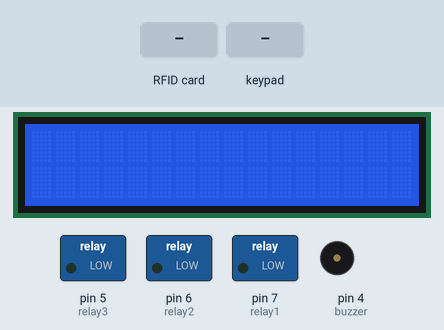
Recording of a sketch running on a simulated Arduino Uno, built with avr-gcc and run on an emulated ATmega328P. Parts: 16×2 character LCD, switched loads named in the sketch (green lamp = pin HIGH), buzzer (waves = sounding). Inputs (shaded band) come from the test bench. Pins used as bus, display or sensor lines are not drawn.

Above: at 1.3 s.
1.4 s: RFID card 89 5E 33 E8 held to the reader
At 2.2 s:
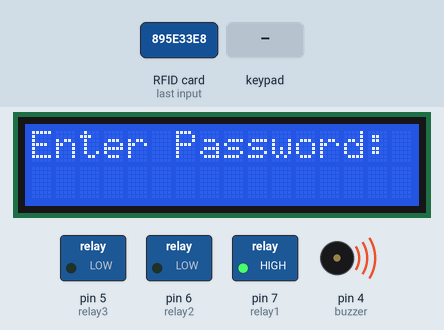
3.9 s: keypad keys 9 2 7 3 pressed 0.4 s apart
At 10.4 s:
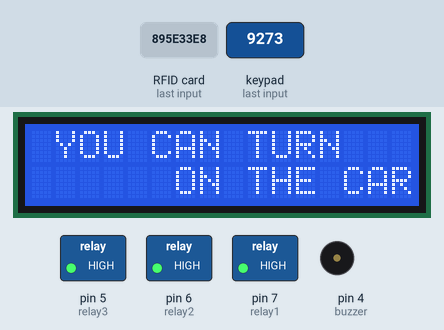
10.5 s: RFID card 5E 7A 19 C4 held to the reader
At 13.7 s:
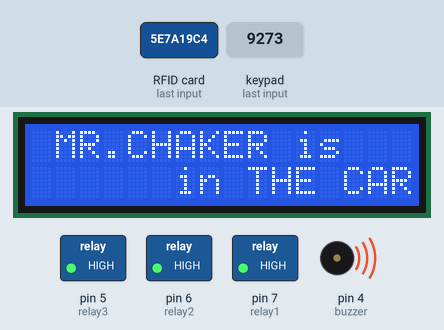
Timing chart, 0 to 15.4 s (numbered marks = the images above; inputs shaded):
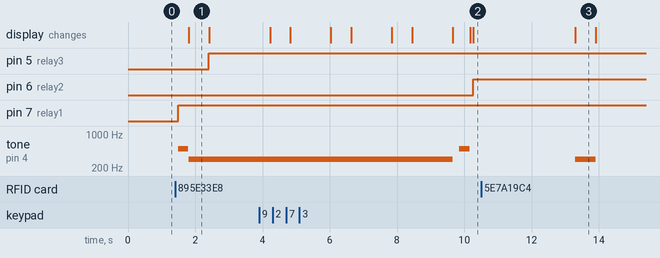

The sketch:

sketch_mar17a.ino
```cpp
//////////////INTRUDECTION////////////////////
//*-car theft protection system.            //
//*-writed by chaker necibi.                //
//*-using Arduino ide 1.8.13 .              //
//*-using:(keyped-+LiquidCrystal+-MFRC522.  //
//*-Tested on 15 feb 2022.                  //
//////////////////////////////////////////////
///// Include required libraries//////////
#include <MFRC522.h>                    //
#include <LiquidCrystal_I2C.h>          //
#include <Keypad.h>                     //
#include <SPI.h>                        //
//////////////////////////////////////////
// Create instances///////////////////////////////////////////////////////////////////////////////
LiquidCrystal_I2C lcd(0x27, 16, 2);                                                             //
MFRC522 mfrc522(10, 9); // MFRC522 mfrc522(SS_PIN, RST_PIN)                                     //
// Initialize Pins for led's, servo and buzzer                                                  //
// Blue LED is connected to 5V                                                                  //
constexpr uint8_t relay1 = 7;//for open and close the dore.                                                                  //
constexpr uint8_t relay2 = 6;//for turn on\off the car.
constexpr uint8_t relay3 = 5;//wen the car is in danger.
constexpr uint8_t buzzer = 4;//buzzer for the danger.
char initial_password[4] = {'9', '2', '7', '3'};  // Variable to store initial password
String tagUID = "89 5E 33 E8";  // String to store UID of tag. Change it with your tag's UID
char password[4];   // Variable to store users password
boolean RFIDMode = true; // boolean to change modes
char key_pressed = 0; // Variable to store incoming keys
uint8_t i = 0;  // Variable used for counter
int error = 0;
// defining how many rows and columns our keypad have
const byte rows = 4;
const byte columns = 4;

///////////////////////////// Keypad pin map////////////////////////////////////////////////////
char hexaKeys[rows][columns] = {
  {'1', '2', '3', 'A'},
  {'4', '5', '6', 'B'},
  {'7', '8', '9', 'C'},
  {'*', '0', '#', 'D'}
};

// Initializing pins for keypad
byte row_pins[rows] = {A0, A1, A2, A3};
byte column_pins[columns] = {2, 1, 0};

/////////////////////// Create instance for keypad////////////////////////////////////////////////
Keypad keypad_key = Keypad( makeKeymap(hexaKeys), row_pins, column_pins, rows, columns);

void setup() {
  // Arduino Pin configuration
  pinMode(relay1, OUTPUT);
  pinMode(relay2, OUTPUT);
  pinMode(relay3, OUTPUT);
  pinMode(buzzer, OUTPUT);
  lcd.begin();   // LCD screen
  //  lcd.backlight();
  lcd.clear(); // Clear LCD screen
  SPI.begin();      // Init SPI bus
  mfrc522.PCD_Init();   // Init MFRC522
  //////////////////////////////////////////////////////////////////////////////////////////////
}

void loop() {
  /////////////////////////System will first look for mode/////////////////////////////////////
  if (RFIDMode == true) {
    // Look for new cards
    if ( ! mfrc522.PICC_IsNewCardPresent()) {
      return;
    }

    // Select one of the cards
    if ( ! mfrc522.PICC_ReadCardSerial()) {
      return;
    }
////////////////////////////////////////Checking the card////////////////////////////////////////////////
    //Reading from the card
    String tag = "";
    for (byte j = 0; j < mfrc522.uid.size; j++)
    {
      tag.concat(String(mfrc522.uid.uidByte[j] < 0x10 ? " 0" : " "));
      tag.concat(String(mfrc522.uid.uidByte[j], HEX));
    }
    tag.toUpperCase();
    ////////////////////////////////////////if tag is matched////////////////////////////////////////////////
    if (tag.substring(1) == tagUID)
    {
      lcd.begin();   // LCD screen
      lcd.backlight();
      digitalWrite(relay1, HIGH);
      // If UID of tag is matched.
      lcd.clear();
      tone (buzzer, 500);
      delay (300);
      noTone(buzzer);
      ////////////////////////////////////////////////PASSWORD////////////////////////////////////////////////
      lcd.clear();
      lcd.print("Enter Password:");
      lcd.setCursor(0, 1);
      RFIDMode = false; // Make RFID mode false
    }
    ////////////////////////////////////////////////////////////////////////////////////////////////
    else
    {
      /////////////////////////////// If  is not matched.////////////////////////////////////
    }
  }
  tone(buzzer, 300);
  delay(600);
  noTone(buzzer);
  digitalWrite(relay3, HIGH);
  //**+++++//   digitalWrite(relay3, LOW);
  lcd.clear();


  ////////////////////////////////////////////////////////////////////////////////////////////////
  // If RFID mode is false, it will look for keys from keypad
  if (RFIDMode == false) {
    key_pressed = keypad_key.getKey(); // Storing keys
    if (key_pressed)
    {
      password[i++] = key_pressed; // Storing in password variable
      lcd.print("*");
    }
    if (i == 4) // If 4 keys are completed
    {
      delay(200);
      if (!(strncmp(password, initial_password, 4))) // If password is matched
      {
        ////////////////////////////////////IF PASSWORD TRUE//////////////////////////////////////////
        tone(buzzer, 500);
        delay(300);
        noTone(buzzer);
        lcd.clear();
        lcd.print(" hello mr.chaker ");
        lcd.begin();   // LCD screen
        lcd.backlight();
        lcd.print(" YOU CAN TURN ");
        lcd.setCursor(0, 1);
        lcd.print("      ON THE CAR ");
        digitalWrite(relay2, HIGH);
        delay(3000);
        lcd.clear();
        lcd.print(" MR.CHAKER is ");
        lcd.setCursor(0, 1);
        lcd.print("      in THE CAR ");
        i = 0;
        RFIDMode = true; // Make RFID mode true
      }
      /////////////////////////////////////////IF PASSWOD FALSE////////////////////////////////////////
      else
      {

        lcd.clear();
        lcd.print("Wrong Password");
        tone(buzzer, 300);
        delay(3000);
        noTone(buzzer);
        digitalWrite(relay3, HIGH);
        digitalWrite(relay1, LOW);
        lcd.clear();
        RFIDMode = true;  // Make RFID mode true

      }
    }
  }
}
```

Measured:
- after the input at 1.4 s, pin 5 (relay3): LOW → HIGH after 1.0 s; pin 7 (relay1): LOW → HIGH after 0.09 s; tone on pin 4 (buzzer): silent → 500 Hz after 0.09 s, → silent 0.30 s later, → 300 Hz 0.02 s later; the display: changes after 0.41 s (image 1)
- after the input at 3.9 s, pin 6 (relay2): LOW → HIGH after 6.4 s; tone on pin 4 (buzzer): 300 Hz → silent after 5.8 s, → 500 Hz 0.20 s later, → silent 0.30 s later; the display: first changes after 0.32 s (image 2 shows a later state)
- after the input at 10.5 s, tone on pin 4 (buzzer): silent → 300 Hz after 2.8 s, → silent 0.60 s later
- what the display in image 1 shows lasts 0.6 s, from 1.8 s to 2.4 s
